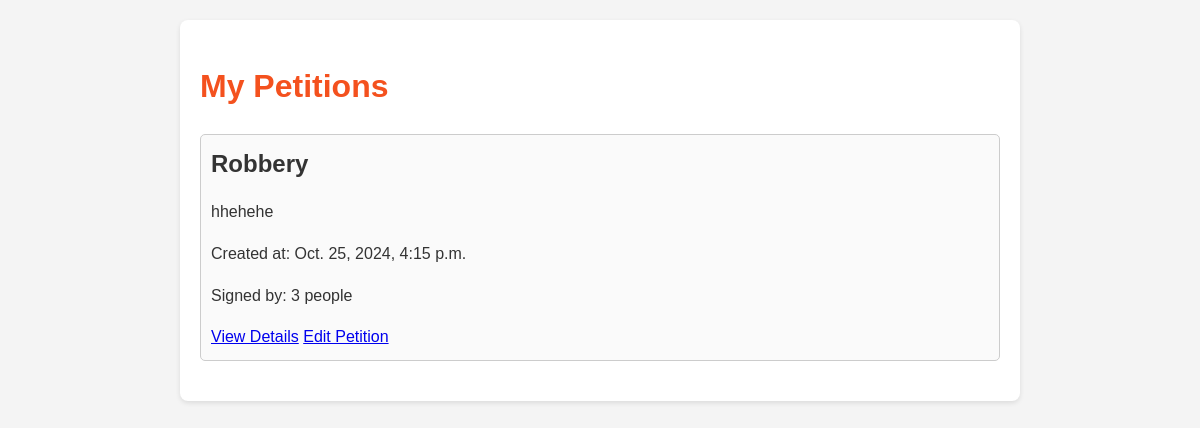
Page /complaints/my_petitions/ (signed in) on the earlier database version.
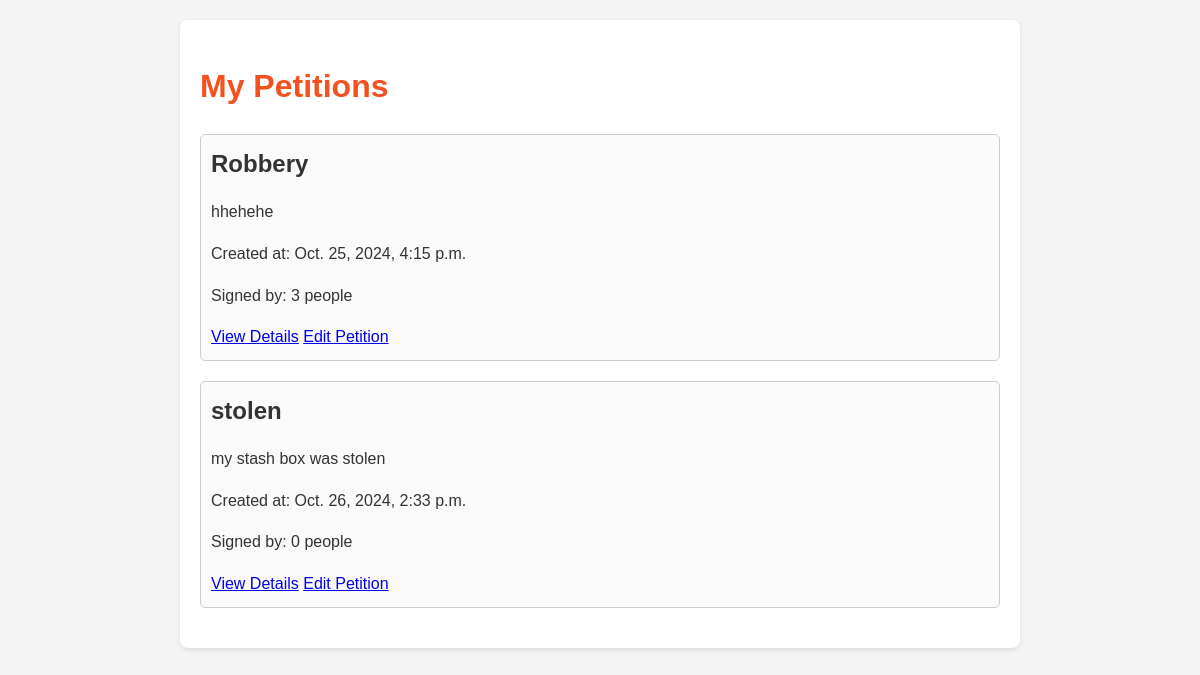
Same page on the later database version.
### complaints/models.py (models this page shows, shortened)
class Petition(models.Model):
    title = models.CharField(max_length=255)
    description = models.TextField()
    created_by = models.ForeignKey(User, on_delete=models.CASCADE)
    signatures = models.ManyToManyField(User, related_name='signed_petitions', blank=True)
    created_at = models.DateTimeField(auto_now_add=True)
    updated_at = models.DateTimeField(auto_now=True)
    is_edited = models.BooleanField(default=False)
    image = models.ImageField(upload_to='petitions/', blank=True, null=True)  # Add this line

### complaints/views.py (the view)
# urls.py: path('my_petitions/', my_petitions, name='my_petitions'),
@login_required
def my_petitions(request):
    petitions = Petition.objects.filter(created_by=request.user)
    return render(request, 'complaints/my_petitions.html', {'petitions': petitions})

### complaints/templates/complaints/my_petitions.html (shortened to what this page needs)
<!DOCTYPE html>
<html lang="en">
<head>
</head>
<body>
<div class="container">
    <h1>My Petitions</h1>
    <ul class="petition-list">
        {% for petition in petitions %}
            <li>
                <h2>{{ petition.title }}</h2>
                <p>{{ petition.description }}</p>
                <p>Created at: {{ petition.created_at }}</p>
                <p>Signed by: {{ petition.signatures.count }} people</p>
                <a href="{% url 'petition_detail' petition.id %}">View Details</a>
                <a href="{% url 'edit_petition' petition.id %}">Edit Petition</a>
            </li>
        {% empty %}
            <li>No petitions found.</li>
        {% endfor %}
    </ul>
</div>
</body>
</html>

### complaints/templates/complaints/my_petitions.html (style rules this page uses)
body { font-family: Arial, sans-serif; background-color: #f4f4f4; color: #333; line-height: 1.6; margin: 20px; }
.container { max-width: 800px; margin: 0 auto; padding: 20px; background: white; border-radius: 8px; box-shadow: 0 2px 5px rgba(0, 0, 0, 0.1); }
h1 { color: #f4511e; }
.petition-list { list-style-type: none; padding: 0; }
.petition-list li { margin-bottom: 20px; padding: 10px; border: 1px solid #ccc; border-radius: 5px; background-color: #fafafa; }
.petition-list li h2 { margin: 0 0 10px; }

Differences in the rows shown:
added Petition: title "stolen", description "my stash box was stolen", created_at "Oct. 26, 2024, 2:33 p.m.", signatures.count "0"
